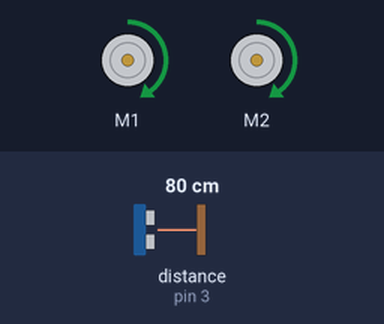
This sketch was run on a simulated Arduino Uno, built with avr-gcc and run on an emulated ATmega328P. Shown: 2 × DC motor (green arrow = forward, orange = backward, longer = faster). Inputs (shaded band) come from the test bench; at power-on: distance to the obstacle (sensor on pin 3) 80 cm.

Above: at 1.2 s.
1.3 s: distance to the obstacle (sensor on pin 3) set to 56 cm
2.8 s: distance to the obstacle (sensor on pin 3) set to 46 cm
At 3.7 s:
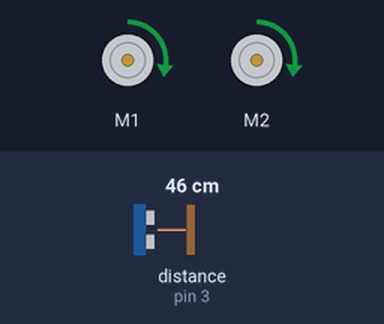
4.3 s: distance to the obstacle (sensor on pin 3) set to 33 cm
5.8 s: distance to the obstacle (sensor on pin 3) set to 28 cm
At 6.7 s:
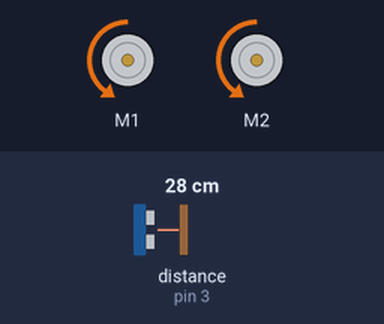
7.3 s: distance to the obstacle (sensor on pin 3) set to 35 cm
At 7.9 s:
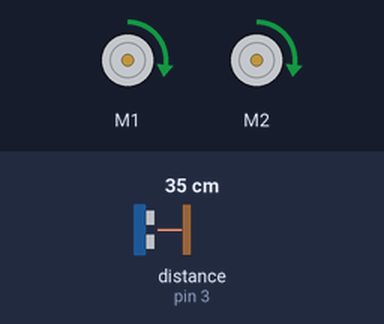
8.8 s: distance to the obstacle (sensor on pin 3) set to 2 cm
At 9.3 s:
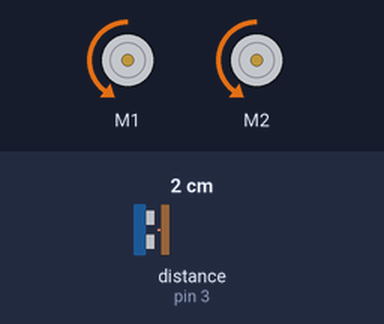
Timing chart, 0 to 11.3 s (numbered marks = the images above; inputs shaded):
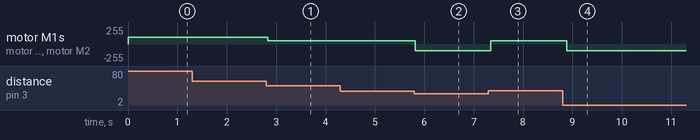

Measured:
- the behaviour switches between 51 and 50 cm on distance to the obstacle (sensor on pin 3) (found by bisection; images 0 and 1)
- the behaviour switches between 30 and 29 cm on distance to the obstacle (sensor on pin 3) (found by bisection; images 1 and 2)
- after the input at 1.3 s, every drawn part: stays the same
- after the input at 2.8 s, motor M1, motor M2: forward 100/255 → forward 50/255 at once
- after the input at 4.3 s, every drawn part: stays the same
- after the input at 5.8 s, motor M1, motor M2: forward 50/255 → backward 100/255 at once
- after the input at 7.3 s, motor M1, motor M2: backward 100/255 → forward 50/255 after 0.05 s
- after the input at 8.8 s, motor M1, motor M2: forward 50/255 → backward 100/255 after 0.09 s

The sketch:

pelda8.ino
```cpp
#include <MeMCore.h>

MeUltrasonicSensor ultrasonic(PORT_3); // Távolságérzékelő
MeDCMotor motorLeft(M1);               // Bal motor
MeDCMotor motorRight(M2);              // Jobb motor

void setup() {
  Serial.begin(9600);
}

void loop() {
  int distance = ultrasonic.distanceCm(); // Távolság mérése

  if (distance > 50) { // Ha a másik robot távol van
    motorLeft.run(100);
    motorRight.run(100); // Gyorsítás előre
  } else if (distance < 30) { // Ha a másik robot közel van
    motorLeft.run(-100);
    motorRight.run(-100); // Hátrafelé húzás
  } else {
    motorLeft.run(50);
    motorRight.run(50); // Lassú haladás
  }

  delay(100);
}
```
